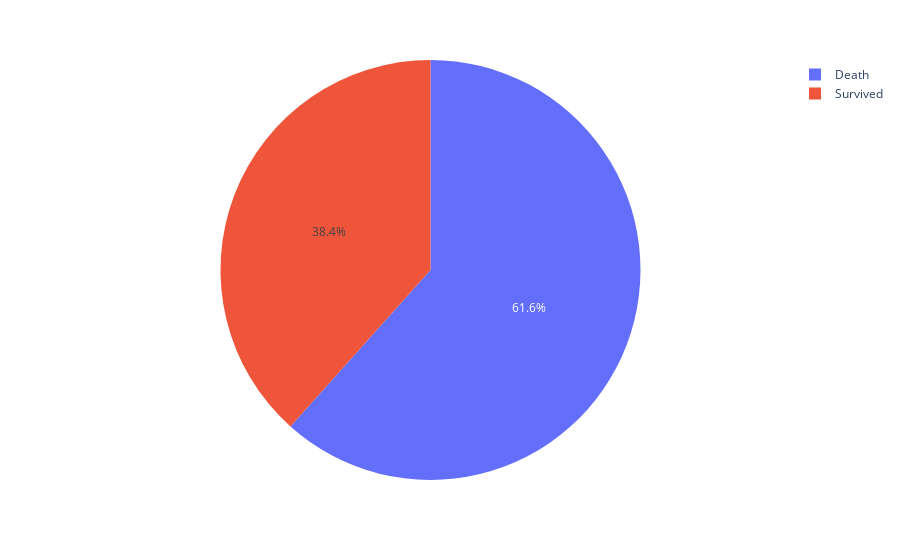

This figure's notebook cell:
### Markdown cell above
### Explaining unique values for each categorical variable in a dataset

The code above is used to find the unqiue values/names that is used in the dataset for categorial varibles

**Survivied**
- Value '0' means causality/death
- Value '1' means survived/alive

**Sex**
- Value 'male' means the passengar was a male 
- Value 'female' means the passengar was a female 

**Pclass (Passenger class)**
- Value '1' means 1st class ticket 
- Value '2' means 2nd class ticket 
- Value '3' means 3rd class ticket 

**Embarked**
- Value 'S' means Southampton
- Value 'Q' means Queenstown
- Value 'C' means Cherbourg

### Code cell
#Checking the options that is in the 'Survived' column
print(f"Options in the 'Survived' columns {df_titanic['Survived'].unique()}")

#counts the amount of passengers that didn't survived by setting the value 'Survived' == 0
non_survived_count = df_titanic[df_titanic['Survived'] == 0]['Survived'].count()

#counts the amount of passengers that did survived by setting the value 'Survived' == 1
survived_count = df_titanic[df_titanic['Survived'] == 1]['Survived'].count()

#counts the total amount of passenger in the dataframe
total_passengers = df_titanic['PassengerId'].count()

#calculating the rate of survival(0.38) and the rate of non survival rate(0.61) 
survival_rate = survived_count / total_passengers
non_survival_rate = non_survived_count / total_passengers

survival_data = {
    'Survived':survived_count,
    'Death':non_survived_count
}

#Figure for pie chart based on the survival percentage of the event
fig_survived = px.pie(df_titanic, values=survival_data.values(), names=survival_data.keys())
#Shows the fig_survived
fig_survived.show()


#Printing out the percentage of both non survival/survival
print(f"The survival percentage: {survival_rate*100:.2f}%\nThe non survival percentage: {non_survival_rate*100:.2f}%")
print(f"The number of people survived is {survival_rate * total_passengers} and {non_survival_rate * total_passengers} passed away")

### Figure 1 — Plotly figure (JSON) as saved in the notebook; plotly's stock layout.template omitted (floating-point values rounded to 4 significant figures)
{"data": [{"domain": {"x": [0, 1], "y": [0, 1]}, "hovertemplate": "label=%{label}<br>value=%{value}<extra></extra>", "labels": ["Survived", "Death"], "legendgroup": "", "name": "", "showlegend": true, "type": "pie", "values": [342, 549]}], "layout": {"legend": {"tracegroupgap": 0}, "margin": {"t": 60}}}
